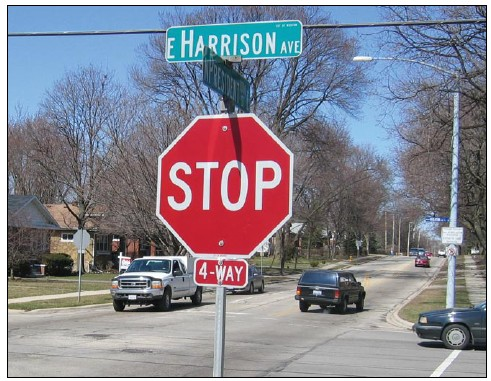
#> input picture hinh8.jpg, 491 x 381 px
$ python ObjectDetectionMain.py
#> lines starting #> are read from the running program, lines starting #| are printed output that depends on the picture
#Them thu vien
import cv2
import matplotlib.pyplot as plt
# mo hinh
img = cv2.imread("hinh8.jpg")
#> img is the input picture: shape (381, 491, 3); mean B, G, R 143.1, 131.6, 132.8

# Altering properties of image with cv2
img_gray = cv2.cvtColor(img, cv2.COLOR_BGR2GRAY)
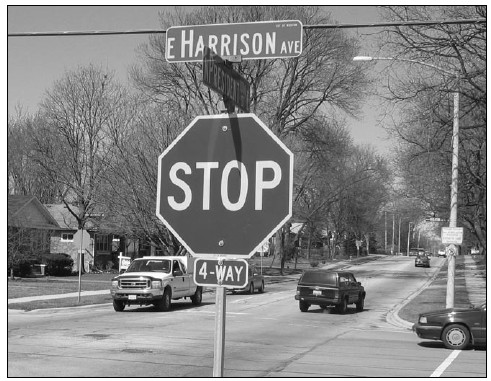
#> img_gray: shape (381, 491); min 0, max 255, mean 133.3
imaging_rgb = cv2.cvtColor(img, cv2.COLOR_BGR2RGB)

# Them file Haar cascade xml
xml_data = cv2.CascadeClassifier('stop_data.xml')
#Phan tich doi tuong trong file xml
detecting = xml_data.detectMultiScale(img_gray,minSize = (30, 30))
#> detecting = [[226, 16, 56, 56], [149, 107, 157, 157]]

amountDetecting = len(detecting)
#> amountDetecting = 2

if amountDetecting != 0:
    for (a, b, width, height) in detecting: #Vòng lặp
        cv2.rectangle(imaging_rgb, (a, b), # Danh dau doi tuong
                      (a + height, b + width),
                      (0, 275, 0), 9)
#> this loop made 2 passes
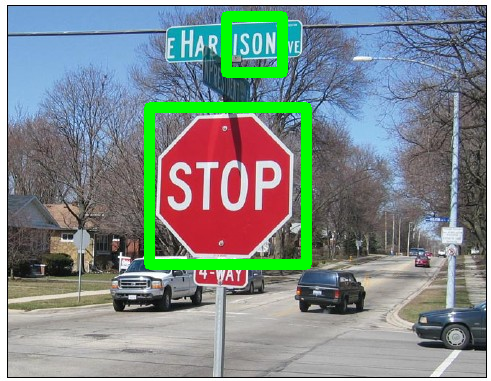
#> imaging_rgb: shape (381, 491, 3); mean R, G, B 127.7, 138.7, 136.9
#Hien thi anh
plt.subplot(1, 1, 1)
plt.imshow(imaging_rgb)
plt.show()

$ run again, with hinh1.jpg copied over hinh8.jpg
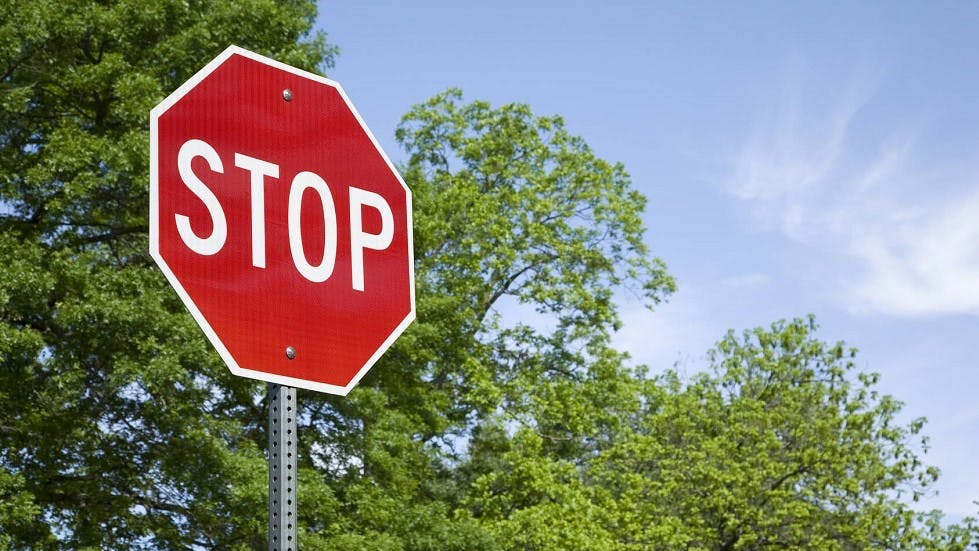
#> input picture hinh1.jpg, 979 x 551 px
#> img is the input picture: shape (551, 979, 3); mean B, G, R 123.1, 133.3, 133.1
#> `img_gray = cv2.cvtColor(img, cv2.COLOR_BGR2GRAY)`:
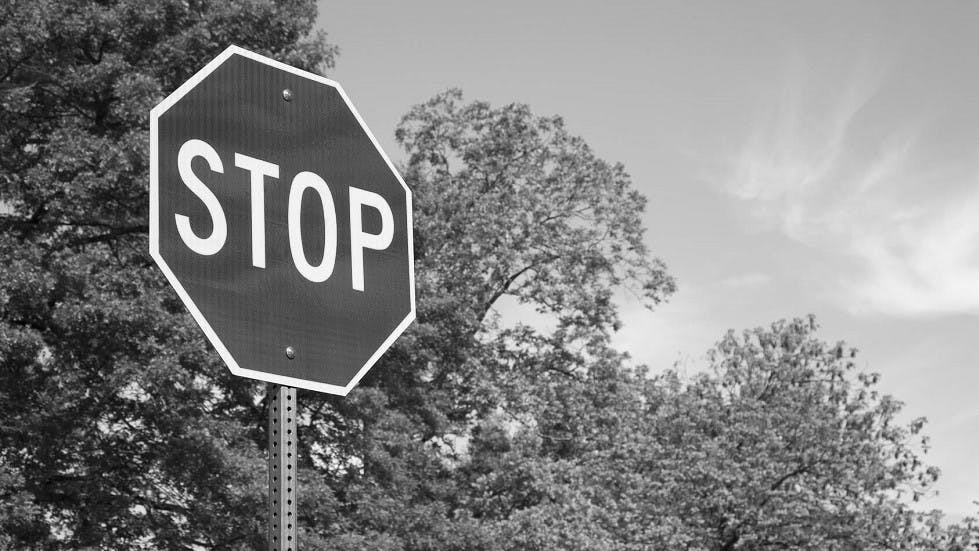
#> img_gray: shape (551, 979); min 0, max 255, mean 132
#> detecting = [[144, 66, 315, 315]]
#> amountDetecting = 1
#> the loop `for (a, b, width, height) in detecting:` made 1 pass
#> after the loop `for (a, b, width, height) in detecting:`:
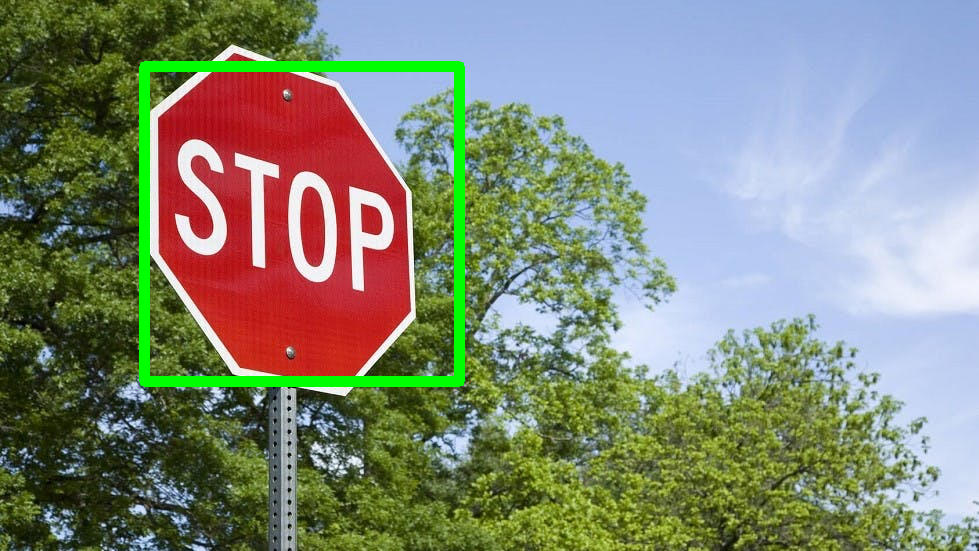
#> imaging_rgb: shape (551, 979, 3); mean R, G, B 130.2, 136.9, 120.8

$ run again, with horse.jpg copied over hinh8.jpg
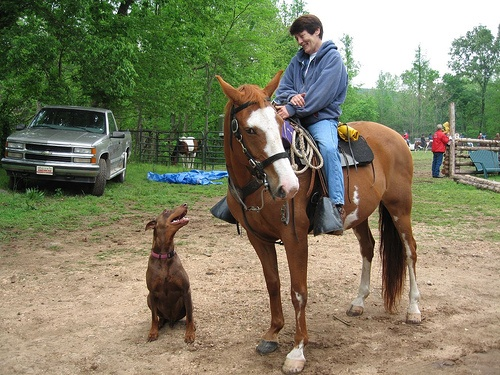
#> input picture horse.jpg, 500 x 375 px
#> img is the input picture: shape (375, 500, 3); mean B, G, R 101, 127.1, 128.4
#> `img_gray = cv2.cvtColor(img, cv2.COLOR_BGR2GRAY)`:
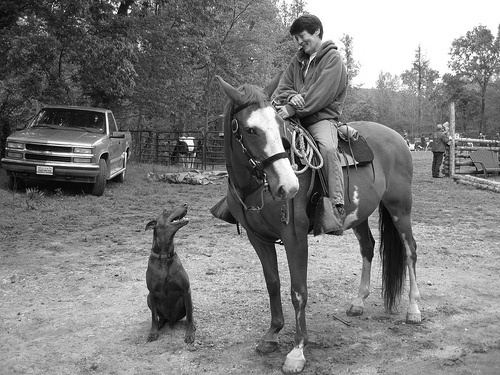
#> img_gray: shape (375, 500); min 0, max 255, mean 124.5
#> detecting = ()
#> amountDetecting = 0
